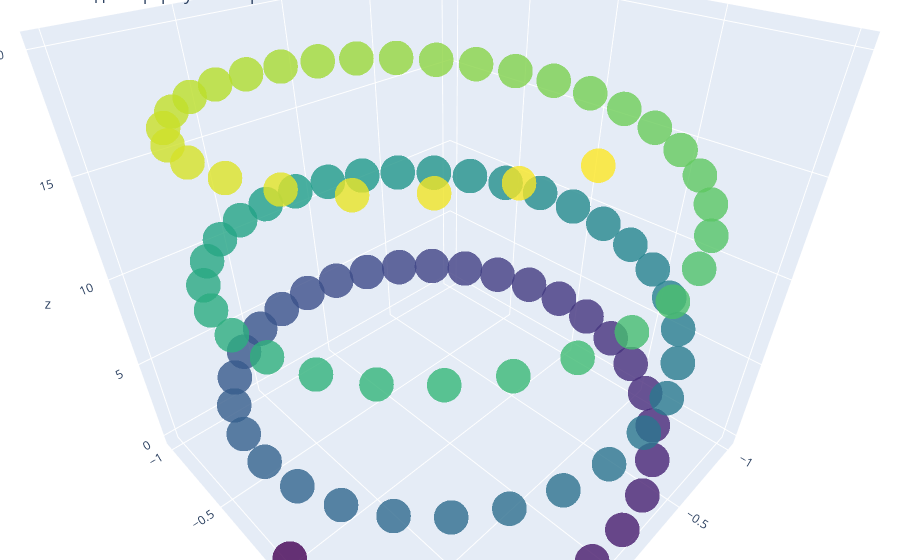

Notebook source saved alongside this figure:
### Code cell
# -*- coding: utf-8 -*-
"""
Код построения 3D модели Plotly
"""
import numpy as np
import plotly.graph_objs as go
import time


start_time = time.time()
t = np.linspace(0, 20, 100)
x, y, z = np.cos(t), np.sin(t), t
fig = go.Figure(
    data=[
        go.Scatter3d(
            x=x,
            y=y,
            z=z,
            mode='markers',
            marker=dict(
                size=12,
                color=z,
                colorscale='Viridis',
                opacity=0.8,
            ),
        ),
    ],
)
fig.update_layout(title_text='3D-модель формулы спирали PX', margin=dict(l=0, r=0, b=0, t=0))

stop_time = time.time()
result_time = round(stop_time - start_time, 2)
fig.show()
print(f'Время построения 3D модели PX = {result_time} секунд')
